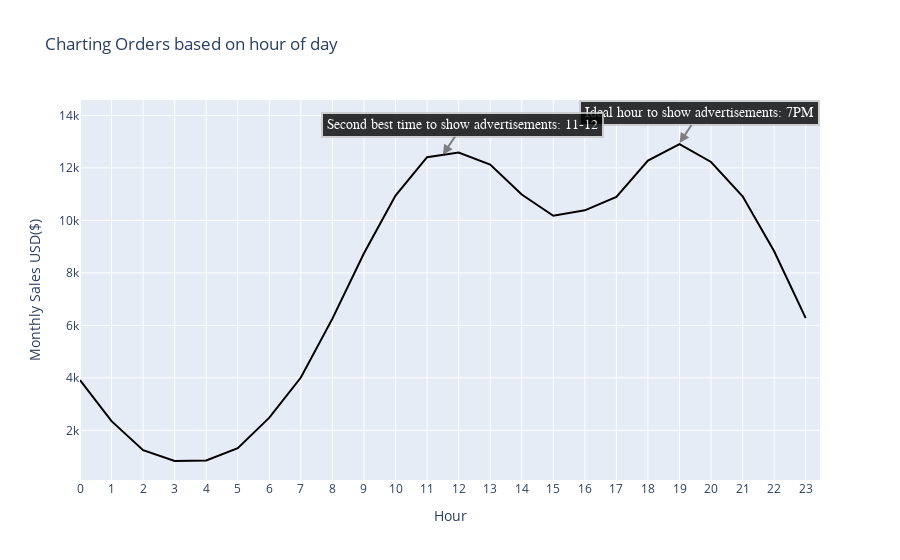

The cell this chart's notebook holds for it:
### Code cell
figure = go.Figure(go.Scatter(x=Quantity_ordered_by_hour['Hour'],y=Quantity_ordered_by_hour['Quantity Ordered'],line_color='black'))

figure.update_layout(
    title="Charting Orders based on hour of day",
    yaxis_title="Monthly Sales USD($)",
    xaxis=dict(
        title='Hour',
        tickmode='linear')
)
figure.add_annotation(
        x=19,
        y=12950,
        xref="x",
        yref="y",
        text="Ideal hour to show advertisements: 7PM",
        showarrow=True,
        font=dict(
            family="Courier New, monospace",
            size=14,
            color="#ffffff"
            ),
        align="center",
        arrowhead=2,
        arrowsize=1,
        arrowwidth=2,
        arrowcolor="#636363",
        ax=20,
        ay=-30,
        bordercolor="#c7c7c7",
        borderwidth=2,
        borderpad=4,
        bgcolor="black",
        opacity=0.8
        )

figure.add_annotation(
        x=11.5,
        y=12500,
        xref="x",
        yref="y",
        text="Second best time to show advertisements: 11-12",
        showarrow=True,
        font=dict(
            family="Courier New, monospace",
            size=14,
            color="#ffffff"
            ),
        align="center",
        arrowhead=2,
        arrowsize=1,
        arrowwidth=2,
        arrowcolor="#636363",
        ax=20,
        ay=-30,
        bordercolor="#c7c7c7",
        borderwidth=2,
        borderpad=4,
        bgcolor="black",
        opacity=0.8
        )

go.Figure.write_html(figure,'Best Time to Advertise.html',include_plotlyjs='cdn')

figure.show()

### Figure 1 — Plotly figure (JSON) as saved in the notebook; plotly's stock layout.template omitted (floating-point values rounded to 4 significant figures)
{"data": [{"line": {"color": "black"}, "type": "scatter", "x": [0, 1, 2, 3, 4, 5, 6, 7, 8, 9, 10, 11, 12, 13, 14, 15, 16, 17, 18, 19, 20, 21, 22, 23], "y": [3910, 2350, 1243, 831, 854, 1321, 2482, 4011, 6256, 8748, 10944, 12411, 12587, 12129, 10984, 10175, 10384, 10899, 12280, 12905, 12228, 10921, 8822, 6275]}], "layout": {"annotations": [{"align": "center", "arrowcolor": "#636363", "arrowhead": 2, "arrowsize": 1, "arrowwidth": 2, "ax": 20, "ay": -30, "bgcolor": "black", "bordercolor": "#c7c7c7", "borderpad": 4, "borderwidth": 2, "font": {"color": "#ffffff", "family": "Courier New, monospace", "size": 14}, "opacity": 0.8, "showarrow": true, "text": "Ideal hour to show advertisements: 7PM", "x": 19, "xref": "x", "y": 12950, "yref": "y"}, {"align": "center", "arrowcolor": "#636363", "arrowhead": 2, "arrowsize": 1, "arrowwidth": 2, "ax": 20, "ay": -30, "bgcolor": "black", "bordercolor": "#c7c7c7", "borderpad": 4, "borderwidth": 2, "font": {"color": "#ffffff", "family": "Courier New, monospace", "size": 14}, "opacity": 0.8, "showarrow": true, "text": "Second best time to show advertisements: 11-12", "x": 11.5, "xref": "x", "y": 12500, "yref": "y"}], "autosize": true, "title": {"text": "Charting Orders based on hour of day"}, "xaxis": {"autorange": true, "range": [0, 23.41], "tickmode": "linear", "title": {"text": "Hour"}, "type": "linear"}, "yaxis": {"autorange": true, "range": [61.09, 15460.0], "title": {"text": "Monthly Sales USD($)"}, "type": "linear"}}}
